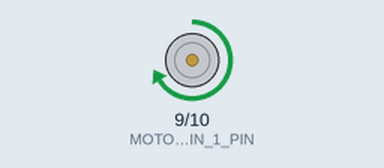
The program below on a simulated Arduino Uno, built with avr-gcc and run on an emulated ATmega328P. Parts: motor-driver pin pairs drawn as motors (green arrow = first pin HIGH = forward, orange = second pin HIGH = backward, longer = more drive).

Above: at 0.2 s.
Timing chart, 0 to 3.0 s (numbered marks = the images above):
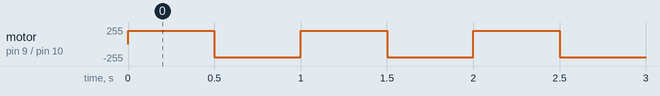

Measured:
- by itself, motor on pin 9 (MOTOR_IN_1_PIN) / pin 10 (MOTOR_IN_2_PIN): alternates forward 200/255 for 0.50 s and backward 200/255 for 0.50 s

The program:

main.cpp
```cpp
// Load in our dependencies
#include "Arduino.h"

// DEV: DC motor might need a little starter spin before it moves on its own
//   we found this out the hard way due to verifying voltage with our multimeter but no spinning

// Define our constants
int MOTOR_IN_1_PIN = 9;
int MOTOR_IN_2_PIN = 10;

// Define our helpers
void motorWrite(int speed, bool counterClockwise = false) {
  // If we are turning clockwise
  if (counterClockwise == false) {
    // Enable our clockwise input and disable counter-clockwise input
    analogWrite(MOTOR_IN_1_PIN, speed);
    analogWrite(MOTOR_IN_2_PIN, 0);
  // Otherwise (counter-clockwise)
  } else {
    // Enable our counter-clockwise input and disable clockwise input
    analogWrite(MOTOR_IN_2_PIN, speed);
    analogWrite(MOTOR_IN_1_PIN, 0);
  }
}

// Define our main logic
void setup()
{
  // Configure our pins
  pinMode(MOTOR_IN_1_PIN, OUTPUT);
  pinMode(MOTOR_IN_2_PIN, OUTPUT);
}

void loop()
{
  // Start turning our motor clockwise
  motorWrite(200, false);
  delay(500);

  // Then, turn our motor counter-clockwise
  motorWrite(200, true);
  delay(500);
}
```
